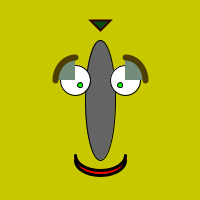
Frame 1 (no input)
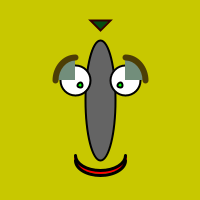
Frame 60 (the mouse pressed at the canvas centre just before this capture)
Frame 120 (the mouse held since frame 60 and released just before this capture): identical to frame 60, image omitted

The Processing sketch that drew these frames (run headless with seeded random() and noise(); from frame 60 on, the mouse is pressed at the canvas centre):

// Processing sketch: processing_103498
// ── processing_103498.pde

void setup() {
 size(200, 200);
 }

void draw() {
 background(200, 200, 0);
 float x = 100;
 float y = 100;
 float dia = 30;
 float mouthWidth = 50;
 float mouthHeight = 30;

stroke(0);
fill(100);
ellipse(x, y, dia, dia*4); // nose

fill(255);
ellipse(x-25, y-20, dia, dia); // left eye
ellipse(x+25, y-20, dia, dia); // right eye
fill(0, 255, 0);
ellipse(x-20, y-15, dia/6, dia/6); // left pupil
ellipse(x+20, y-15, dia/6, dia/6); // right pupil

strokeWeight(3); // mouth
noFill();
stroke(255, 0, 0);
arc(x, y*2-43, mouthWidth, mouthHeight, 0, PI);
stroke(0);
arc(x, y*2-45, mouthWidth, mouthHeight, 0, PI);
arc(x, y*2-40, mouthWidth, mouthHeight, 0, PI);

strokeWeight(6);
stroke(#4D3E05);
fill(#728e7b);
arc(x-25, y-20, dia+10, dia+15, PI, PI + HALF_PI); // left eyebrow
arc(x+25, y-20, dia+10, dia+15, PI + HALF_PI, TWO_PI); // right eyebrow
 
stroke(50, 0, 0); // transponder
strokeWeight(2);
fill(#054D11);
triangle(x-10, y-80, x+10, y-80,x, y-70);
}
